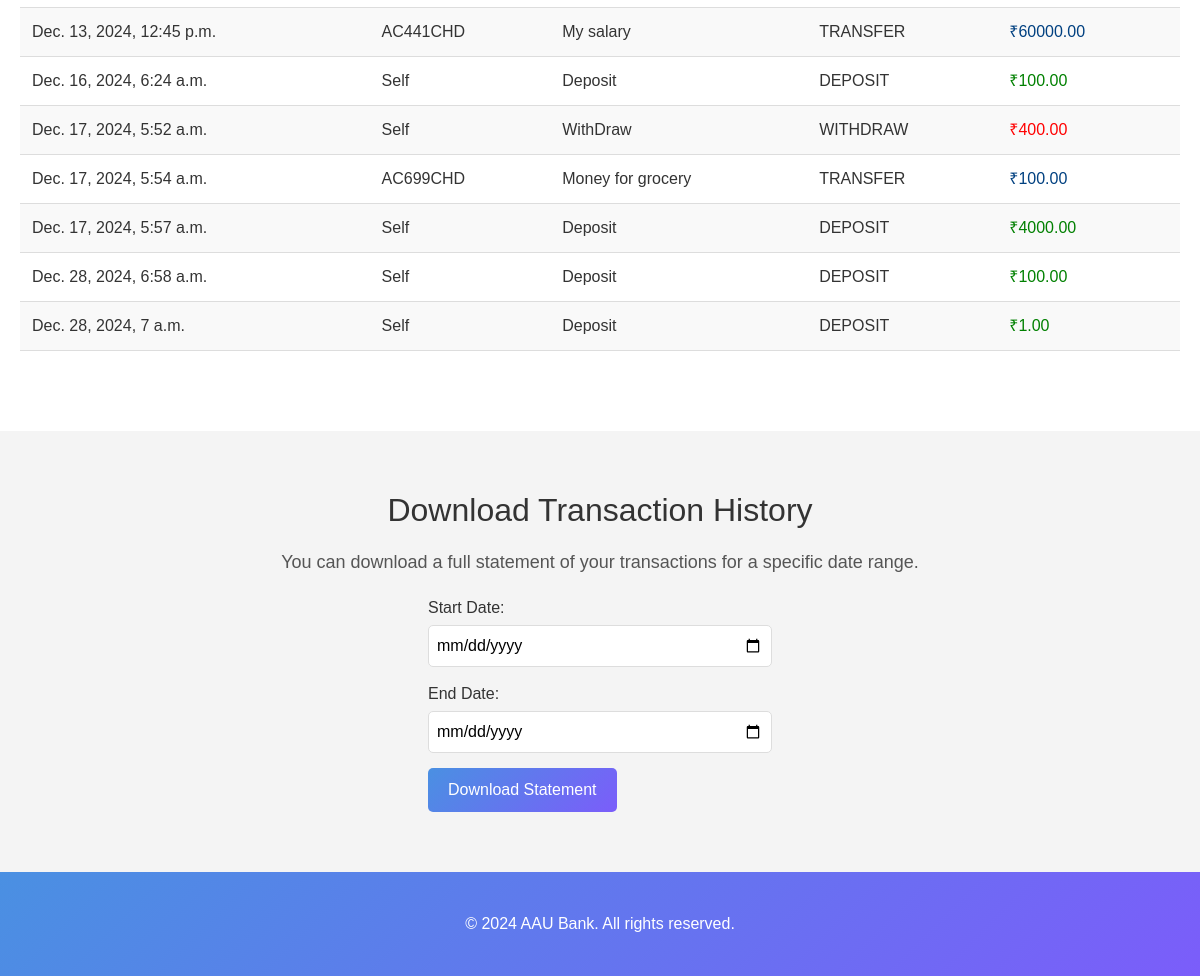
Before: /transaction/ (signed in, lower part) with the older database file.
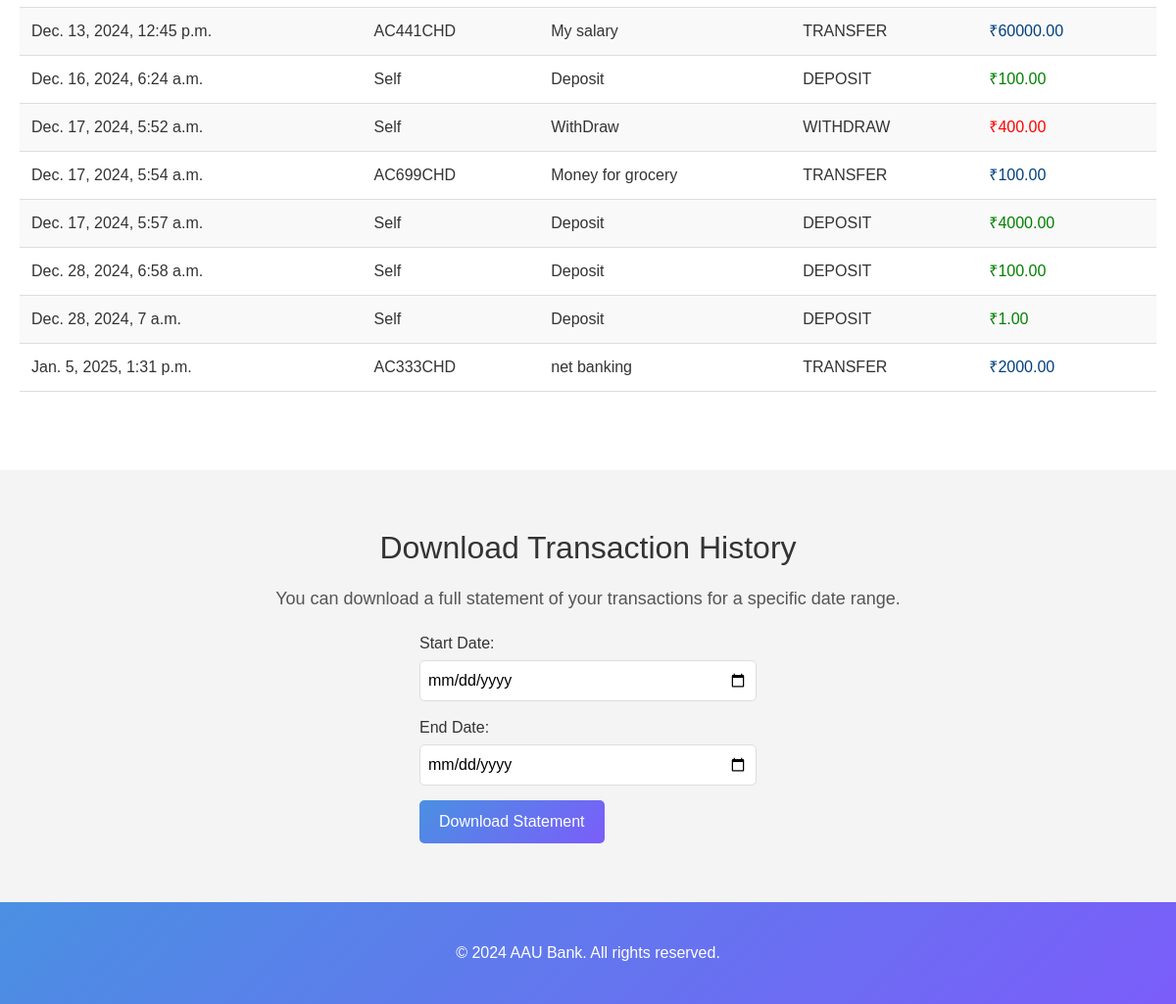
After: the same page with the newer database file.
### bank/models.py (models this page shows, shortened)
class Transactions(models.Model):
    TRANSACTION_TYPES = [
        ('DEPOSIT', 'Deposit'),
        ('WITHDRAW', 'Withdraw'),
        ('TRANSFER', 'Transfer')
    ]
    user = models.ForeignKey(User_reg,on_delete=models.CASCADE)
    transaction_type = models.CharField(max_length=20,choices=TRANSACTION_TYPES)
    timestamp = models.DateTimeField(default=timezone.now())
    amount = models.DecimalField(max_digits=10, decimal_places=2)
    about = models.CharField(max_length=100)
    receiptent = models.DecimalField(max_digits=10, decimal_places=2,null=True)
    receiptent_no = models.CharField(max_length=30, default="",null=True)

### bank/views.py (the view, shortened to what this page needs)
# urls.py: path("transaction/",views.transaction,name="transaction page"),
def transaction(request):
    if request.user.is_anonymous:
        messages.error(request,"login in order to access Transaction")
        return redirect("login page")
    user = User_reg.objects.get(user=request.user)
    transactions = Transactions.objects.filter(user=user)
    context={
        "User" : user,
        "Transactions" : transactions,
    }
    return render(request,'./transaction.html',context)

### bank/templates/transaction.html (shortened to what this page needs)
<!DOCTYPE html>
<html lang="en">
<head>
    <link href="https://cdn.jsdelivr.net/npm/bootstrap@5.3.2/dist/css/bootstrap.min.css" rel="stylesheet">
    <link rel="stylesheet" href="https://cdnjs.cloudflare.com/ajax/libs/font-awesome/6.0.0-beta3/css/all.min.css">
</head>
<body>
    <section class="transaction-history">
        <div class="container">
            <table>
                <tbody>
                    {% for Transaction in Transactions %}
                    <tr>
                        <td>{{Transaction.timestamp}}</td>
                        <td>{{Transaction.receiptent_no}}</td>
                        <td>{{Transaction.about}}</td>
                        <td>{{Transaction.transaction_type}}</td>
                        {% if Transaction.transaction_type == 'DEPOSIT'  %}
                                <td class="credit">₹{{Transaction.amount}}</td>
                        {% elif Transaction.transaction_type == 'WITHDRAW' %}
                                <td class="debit">₹{{Transaction.amount}}</td>
                        {% elif Transaction.transaction_type == 'TRANSFER' %}
                                <td style="color: #004080;">₹{{Transaction.amount}}</td>
                        {% endif %}
                    </tr>
                    {% endfor %}
                </tbody>
            </table>
        </div>
    </section>
    <section class="download-transactions">
        <div class="container">
            <h2>Download Transaction History</h2>
            <p>You can download a full statement of your transactions for a specific date range.</p>
            <form method="post">
                <label for="start-date">Start Date:</label>
                <input type="date" id="start-date" name="start-date" required>
                <label for="end-date">End Date:</label>
                <input type="date" id="end-date" name="end-date" required>
                <button type="submit" class="btn">Download Statement</button>
            </form>
        </div>
    </section>
    <footer>
        <div class="container">
            <p>&copy; 2024 AAU Bank. All rights reserved.</p>
        </div>
    </footer>
</body>
</html>

Changed rows visible on the page:
added Transactions: timestamp "Jan. 5, 2025, 1:31 p.m.", receiptent_no "AC333CHD", about "net banking", transaction_type "TRANSFER", amount "2000.00"
